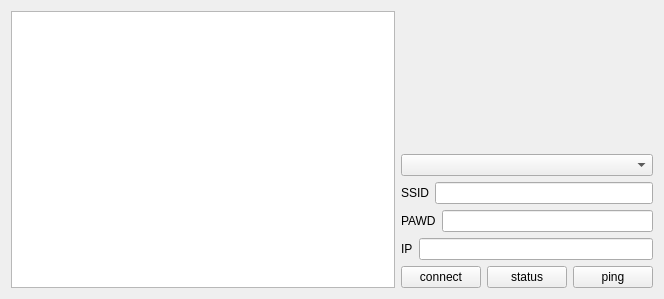
<?xml version="1.0" encoding="UTF-8"?>
<ui version="4.0">
 <class>WifiWidget</class>
 <widget class="QWidget" name="WifiWidget">
  <property name="geometry">
   <rect>
    <x>0</x>
    <y>0</y>
    <width>664</width>
    <height>299</height>
   </rect>
  </property>
  <property name="windowTitle">
   <string>Wifi</string>
  </property>
  <layout class="QVBoxLayout" name="verticalLayout_2">
   <item>
    <layout class="QGridLayout" name="gridLayout">
     <item row="0" column="0">
      <layout class="QHBoxLayout" name="horizontalLayout_5" stretch="2,1">
       <item>
        <widget class="QTextEdit" name="result"/>
       </item>
       <item>
        <layout class="QVBoxLayout" name="verticalLayout">
         <item>
          <spacer name="verticalSpacer">
           <property name="orientation">
            <enum>Qt::Vertical</enum>
           </property>
           <property name="sizeHint" stdset="0">
            <size>
             <width>20</width>
             <height>40</height>
            </size>
           </property>
          </spacer>
         </item>
         <item>
          <widget class="QComboBox" name="comboBox">
           <property name="enabled">
            <bool>true</bool>
           </property>
          </widget>
         </item>
         <item>
          <layout class="QHBoxLayout" name="horizontalLayout">
           <item>
            <widget class="QLabel" name="label">
             <property name="text">
              <string>SSID</string>
             </property>
            </widget>
           </item>
           <item>
            <widget class="QLineEdit" name="ssid">
             <property name="text">
              <string/>
             </property>
            </widget>
           </item>
          </layout>
         </item>
         <item>
          <layout class="QHBoxLayout" name="horizontalLayout_2">
           <item>
            <widget class="QLabel" name="label_2">
             <property name="text">
              <string>PAWD</string>
             </property>
            </widget>
           </item>
           <item>
            <widget class="QLineEdit" name="pawd">
             <property name="text">
              <string/>
             </property>
            </widget>
           </item>
          </layout>
         </item>
         <item>
          <layout class="QHBoxLayout" name="horizontalLayout_3">
           <item>
            <widget class="QLabel" name="label_3">
             <property name="text">
              <string>IP</string>
             </property>
            </widget>
           </item>
           <item>
            <widget class="QLineEdit" name="hostip">
             <property name="text">
              <string/>
             </property>
            </widget>
           </item>
          </layout>
         </item>
         <item>
          <layout class="QHBoxLayout" name="horizontalLayout_4">
           <item>
            <widget class="QPushButton" name="connect">
             <property name="sizePolicy">
              <sizepolicy hsizetype="Minimum" vsizetype="Preferred">
               <horstretch>0</horstretch>
               <verstretch>0</verstretch>
              </sizepolicy>
             </property>
             <property name="text">
              <string>connect</string>
             </property>
            </widget>
           </item>
           <item>
            <widget class="QPushButton" name="status">
             <property name="sizePolicy">
              <sizepolicy hsizetype="Preferred" vsizetype="Preferred">
               <horstretch>0</horstretch>
               <verstretch>0</verstretch>
              </sizepolicy>
             </property>
             <property name="text">
              <string>status</string>
             </property>
            </widget>
           </item>
           <item>
            <widget class="QPushButton" name="ping">
             <property name="sizePolicy">
              <sizepolicy hsizetype="Preferred" vsizetype="Minimum">
               <horstretch>0</horstretch>
               <verstretch>0</verstretch>
              </sizepolicy>
             </property>
             <property name="text">
              <string>ping</string>
             </property>
            </widget>
           </item>
          </layout>
         </item>
        </layout>
       </item>
      </layout>
     </item>
    </layout>
   </item>
  </layout>
 </widget>
 <layoutdefault spacing="6" margin="11"/>
 <resources/>
 <connections/>
</ui>
